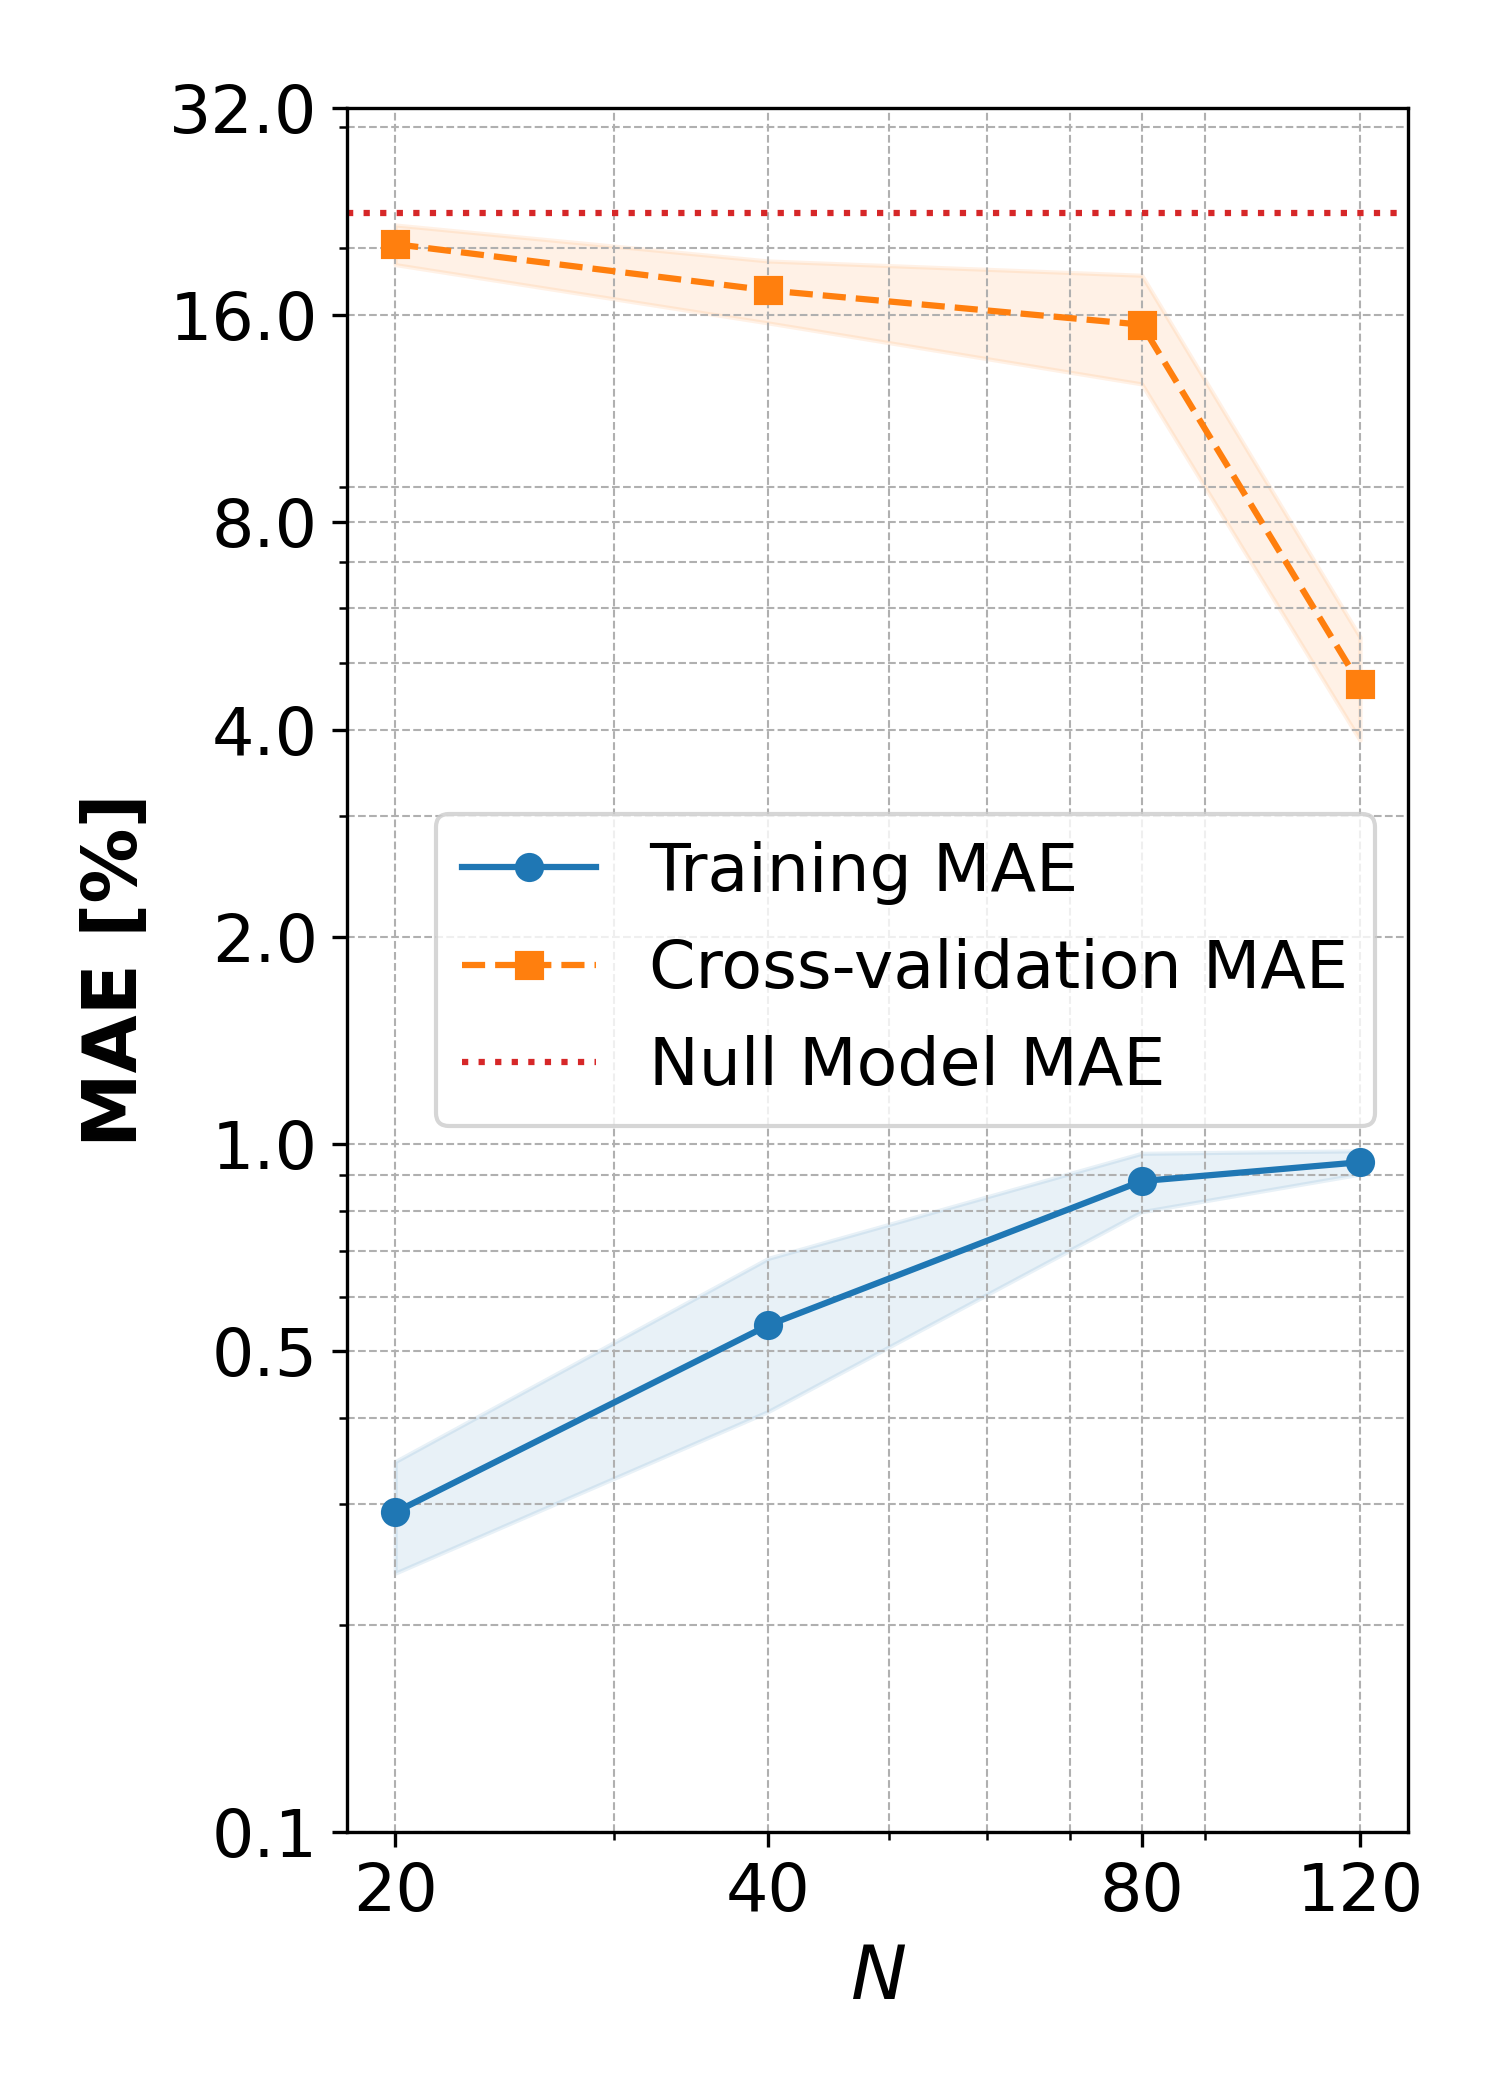

Reproduce this figure in Python.
import sys
import re

import pandas as pd
import numpy as np
import cupy as cp
import matplotlib.pyplot as plt
import matplotlib.ticker as mticker
from tqdm import tqdm

from sklearn.base import BaseEstimator, RegressorMixin
from sklearn.preprocessing import MinMaxScaler, OneHotEncoder
from sklearn.metrics import r2_score
from sklearn.model_selection import KFold, learning_curve

# Set global parameters for the plot using rcParams
plt.rcParams.update({
    'font.size': 18,
    'font.weight': 'normal',
    'axes.labelsize': 18,
    'axes.titlesize': 20,
    'xtick.labelsize': 16,
    'ytick.labelsize': 16,
    'legend.fontsize': 16,
    'axes.titleweight': 'bold',
    'axes.labelweight': 'bold',
    'grid.linewidth': 0.5,
    'grid.linestyle': '--'
})

# --- Re-used functions for consistency ---

def get_dataframe(filepath: str) -> pd.DataFrame:
    """
    Loads and preprocesses the experimental data from an Excel file.
    """
    df = pd.read_excel(filepath, header=1)
    
    selected_columns = ['Sample name', 'solvent 1', 'solvent 2', 'ratio',
                        'Temperature [degC]', 'time [min/hours]', 'Co', 'Ni', 'Mn', 'Li', 'Al']
    df = df[selected_columns].copy()
    df.dropna(subset=['Sample name'], inplace=True)

    exclusion_patterns = ['CAM', 'LS-CRM-SP', 'LS-AS1', '-F1', '-F2', '-F3', 'LS-AS00']
    regex_pattern = '|'.join(exclusion_patterns)
    df = df[~df['Sample name'].str.contains(regex_pattern, case=False, na=False)]
    df.reset_index(drop=True, inplace=True)

    for col in ['solvent 1', 'solvent 2', 'time [min/hours]']:
        df[col] = df[col].astype(str).str.replace(r'[^\d.]', '', regex=True)
        df[col] = pd.to_numeric(df[col], errors='coerce')

    df.dropna(inplace=True)
    df.reset_index(drop=True, inplace=True)

    feature_columns = ['solvent 1', 'solvent 2', 'ratio', 'Temperature [degC]', 'time [min/hours]']
    scaler = MinMaxScaler()
    df[feature_columns] = scaler.fit_transform(df[feature_columns])

    id_vars = ['Sample name'] + feature_columns
    value_vars = ['Co', 'Ni', 'Mn', 'Li', 'Al']
    df_melted = df.melt(id_vars=id_vars,
                          value_vars=value_vars,
                          var_name='Metal',
                          value_name='Leaching Efficiency')

    encoder = OneHotEncoder(sparse_output=False)
    metal_encoded = encoder.fit_transform(df_melted[['Metal']])
    metal_encoded_df = pd.DataFrame(metal_encoded, columns=encoder.get_feature_names_out(['Metal']))

    df_final = pd.concat([df_melted.reset_index(drop=True), metal_encoded_df], axis=1)
    
    return df_final


def laplacian_kernel_gpu(x1: cp.ndarray, x2: cp.ndarray, sigma: float) -> cp.ndarray:
    """
    Computes the Laplacian kernel matrix on the GPU using CuPy.
    """
    l1_dists = cp.sum(cp.abs(x1[:, cp.newaxis, :] - x2[cp.newaxis, :, :]), axis=2)
    gamma = 1.0 / sigma
    kernel_matrix = cp.exp(-gamma * l1_dists)
    cp.cuda.Stream.null.synchronize()
    return kernel_matrix

# --- KRR Wrapper for Scikit-learn Compatibility ---

class KRRWrapper(BaseEstimator, RegressorMixin):
    """
    A scikit-learn compatible wrapper for the custom GPU-accelerated KRR model.
    """
    def __init__(self, sigma=None, lambda_reg=None):
        self.sigma = sigma
        self.lambda_reg = lambda_reg
        self.alpha_ = None
        self.X_train_gpu_ = None

    def fit(self, X, y):
        """
        Fits the KRR model. Finds hyperparameters if not provided, then trains.
        """
        X_gpu = cp.asarray(X)
        y_gpu = cp.asarray(y)

        if self.sigma is None or self.lambda_reg is None:
            self.sigma, self.lambda_reg = self._get_hyperparams(X_gpu, y_gpu)

        self.X_train_gpu_ = X_gpu
        K_train = laplacian_kernel_gpu(self.X_train_gpu_, self.X_train_gpu_, self.sigma)
        C = K_train + cp.eye(K_train.shape[0]) * self.lambda_reg
        self.alpha_ = cp.linalg.solve(C, y_gpu)
        return self

    def predict(self, X):
        """
        Makes predictions with the fitted model.
        """
        if self.alpha_ is None:
            raise RuntimeError("You must call fit before predict!")
        
        X_test_gpu = cp.asarray(X)
        K_test = laplacian_kernel_gpu(self.X_train_gpu_, X_test_gpu, self.sigma)
        predictions_gpu = cp.dot(K_test.T, self.alpha_)
        return predictions_gpu.get()

    def _get_hyperparams(self, X_gpu: cp.ndarray, y_gpu: cp.ndarray) -> tuple[float, float]:
        """
        Internal method for hyperparameter search.
        """
        # This is a simplified search for the learning curve generation.
        # A full grid search for each point on the curve would be very slow.
        # We find the best parameters once on the full dataset.
        np.random.seed(667)
        sigmas = [0.1 * 2**i for i in range(15)]
        lambdas = [1e-3, 1e-5, 1e-7, 1e-9]
        best_mae = float('inf')
        best_sigma, best_lambda = None, None
        kf = KFold(n_splits=3, shuffle=True, random_state=667)
        
        for sigma in sigmas:
            for lambda_reg in lambdas:
                current_mae = 0.0
                for train_idx, val_idx in kf.split(X_gpu):
                    X_train, X_val = X_gpu[train_idx], X_gpu[val_idx]
                    y_train, y_val = y_gpu[train_idx], y_gpu[val_idx]
                    K_train = laplacian_kernel_gpu(X_train, X_train, sigma)
                    C = K_train + cp.eye(len(X_train)) * lambda_reg
                    alpha = cp.linalg.solve(C, y_train)
                    K_val = laplacian_kernel_gpu(X_train, X_val, sigma)
                    predictions_gpu = cp.dot(K_val.T, alpha)
                    error = cp.mean(cp.abs(predictions_gpu - y_val))
                    current_mae += error.get()
                avg_mae = current_mae / kf.get_n_splits()
                if avg_mae < best_mae:
                    best_mae, best_sigma, best_lambda = avg_mae, sigma, lambda_reg
        return best_sigma, best_lambda

# --- New function for plotting the learning curve ---

def plot_learning_curve(train_sizes, train_scores, test_scores):
    """
    Creates and saves a plot of the learning curve using MAE on a log-log scale.

    Parameters:
    - train_sizes (array): The number of training examples used.
    - train_scores (array): The negative MAE scores on the training sets.
    - test_scores (array): The negative MAE scores on the validation sets.
    """
    # Convert negative MAE to positive MAE and scale to percentage
    train_scores_mean = -np.mean(train_scores, axis=1) * 100
    train_scores_std = np.std(train_scores, axis=1) * 100
    test_scores_mean = -np.mean(test_scores, axis=1) * 100
    test_scores_std = np.std(test_scores, axis=1) * 100

    fig, ax = plt.subplots(figsize=(5, 7)) # Reduced width
    
    # Plot the standard deviation as a shaded area
    ax.fill_between(train_sizes, train_scores_mean - train_scores_std,
                     train_scores_mean + train_scores_std, alpha=0.1, color="C0")
    ax.fill_between(train_sizes, test_scores_mean - test_scores_std,
                     test_scores_mean + test_scores_std, alpha=0.1, color="C1")
    
    # Plot the mean scores with distinct styles
    ax.plot(train_sizes, train_scores_mean, 'o-', color="C0", label="Training MAE")
    ax.plot(train_sizes, test_scores_mean, 's--', color="C1", label="Cross-validation MAE")
    
    ax.axhline(y=22.51, color='C3', linestyle=':', label='Null Model MAE')

    # Set plot scales and labels
    ax.set_xscale('log')
    ax.set_yscale('log')
    ax.set_xlabel(r"$\it{N}$") # Italic N for x-axis label
    ax.set_ylabel("MAE [%]")

    # Set custom ticks and formatters
    xticks = [20, 40, 80, 120]
    yticks = [0.1, 0.5, 1, 2, 4, 8, 16, 32] # Added 0.5
    ax.set_xticks(xticks)
    ax.set_yticks(yticks)
    ax.xaxis.set_major_formatter(mticker.ScalarFormatter())
    ax.yaxis.set_major_formatter(mticker.ScalarFormatter())
    ax.xaxis.set_minor_formatter(mticker.NullFormatter())
    ax.yaxis.set_minor_formatter(mticker.NullFormatter())
    
    ax.legend(loc="best")
    ax.grid(True, which="both", ls="--") # Grid for both major and minor ticks
    
    plt.tight_layout()
    plt.savefig("learning_curve.png", dpi=300)
    print("\nLearning curve plot saved to 'learning_curve.png'")
    # The following line is commented out to prevent errors in non-interactive environments.
    # plt.show()


def main():
    """
    Main function to execute the learning curve generation.
    """
    if len(sys.argv) < 2:
        print("Usage: python learning_curve_script.py <path_to_excel_file>")
        sys.exit(1)

    filepath = sys.argv[1]

    # --- 1. Load and Prepare Data ---
    print("Loading and preparing data...")
    df = get_dataframe(filepath)

    base_feature_columns = ['solvent 1', 'solvent 2', 'ratio', 'Temperature [degC]', 'time [min/hours]']
    metal_feature_columns = [col for col in df.columns if col.startswith('Metal_')]
    feature_columns = base_feature_columns + metal_feature_columns
    
    target_column = 'Leaching Efficiency'

    X = df[feature_columns].to_numpy()
    y = df[target_column].to_numpy()

    # --- 2. Generate Learning Curve Data ---
    # First, find the best hyperparameters on the full dataset
    print("Finding optimal hyperparameters for the model...")
    temp_model = KRRWrapper()
    best_sigma, best_lambda = temp_model._get_hyperparams(cp.asarray(X), cp.asarray(y))
    print(f"\nUsing fixed hyperparameters for learning curve: sigma={best_sigma}, lambda={best_lambda}")

    # Create a new model instance with the optimal fixed parameters
    estimator = KRRWrapper(sigma=best_sigma, lambda_reg=best_lambda)

    # Define cross-validation strategy
    cv = KFold(n_splits=5, shuffle=True, random_state=667)
    
    # Define the specific training set sizes to use for the curve
    train_sizes = np.array([20, 40, 80, 120])

    print("\nGenerating learning curve data (using MAE)...")
    train_sizes_abs, train_scores, test_scores = learning_curve(
        estimator, X, y, cv=cv, n_jobs=-1,
        train_sizes=train_sizes, scoring="neg_mean_absolute_error"
    )

    # --- 3. Plot the Learning Curve ---
    plot_learning_curve(train_sizes_abs, train_scores, test_scores)


if __name__ == '__main__':
    main()

